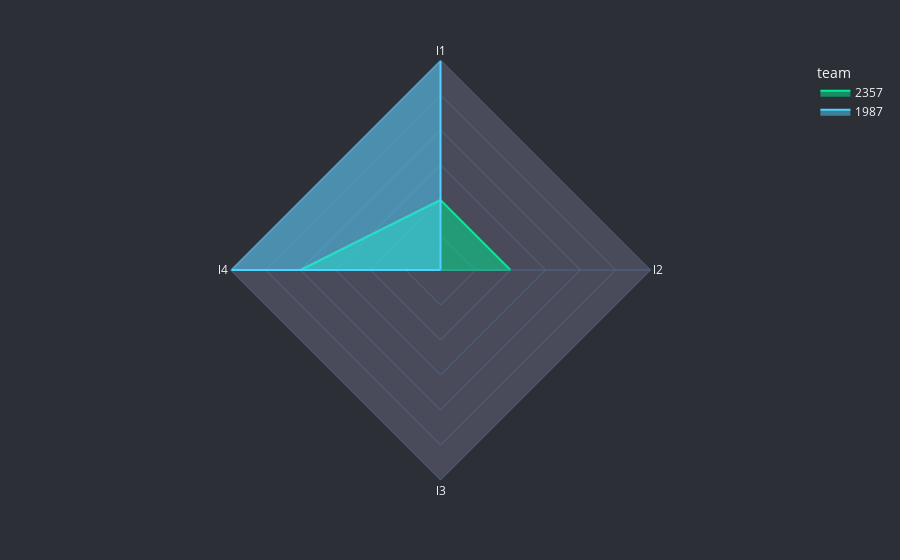

Notebook code cell kept with this figure:
### Code cell
import plotly.express as px
import pandas as pd

df = pd.DataFrame(dict(
  reef = ['l1', 'l2', 'l3', 'l4', 'l1', 'l2', 'l3', 'l4'],
  team = ['2357', '2357', '2357', '2357', '1987', '1987', '1987', '1987'],
  score = [2, 2, 0, 4, 6, 0, 0, 6]
))

fig = px.line_polar(df, r="score",
                    theta="reef",
                    color="team",
                    line_close=True,
                    color_discrete_sequence=["#00eb93", "#4ed2ff"],
                    template="plotly_dark")

fig.update_polars(angularaxis_showgrid=False,
                  radialaxis_gridwidth=0,
                  gridshape='linear',
                  bgcolor="#494b5a",
                  radialaxis_showticklabels=False
                  )

fig.update_layout(paper_bgcolor="#2c2f36")
fig.update_traces(fill='toself')
fig.show()

### Figure 1 — Plotly figure (JSON) as saved in the notebook; plotly's stock layout.template omitted (floating-point values rounded to 4 significant figures)
{"data": [{"fill": "toself", "hovertemplate": "team=2357<br>score=%{r}<br>reef=%{theta}<extra></extra>", "legendgroup": "2357", "line": {"color": "#00eb93", "dash": "solid"}, "marker": {"symbol": "circle"}, "mode": "lines", "name": "2357", "r": [2, 2, 0, 4, 2], "showlegend": true, "subplot": "polar", "theta": ["l1", "l2", "l3", "l4", "l1"], "type": "scatterpolar"}, {"fill": "toself", "hovertemplate": "team=1987<br>score=%{r}<br>reef=%{theta}<extra></extra>", "legendgroup": "1987", "line": {"color": "#4ed2ff", "dash": "solid"}, "marker": {"symbol": "circle"}, "mode": "lines", "name": "1987", "r": [6, 0, 0, 6, 6], "showlegend": true, "subplot": "polar", "theta": ["l1", "l2", "l3", "l4", "l1"], "type": "scatterpolar"}], "layout": {"legend": {"title": {"text": "team"}, "tracegroupgap": 0}, "margin": {"t": 60}, "paper_bgcolor": "#2c2f36", "polar": {"angularaxis": {"direction": "clockwise", "rotation": 90, "showgrid": false}, "bgcolor": "#494b5a", "domain": {"x": [0, 1], "y": [0, 1]}, "gridshape": "linear", "radialaxis": {"gridwidth": 0, "showticklabels": false}}}}
